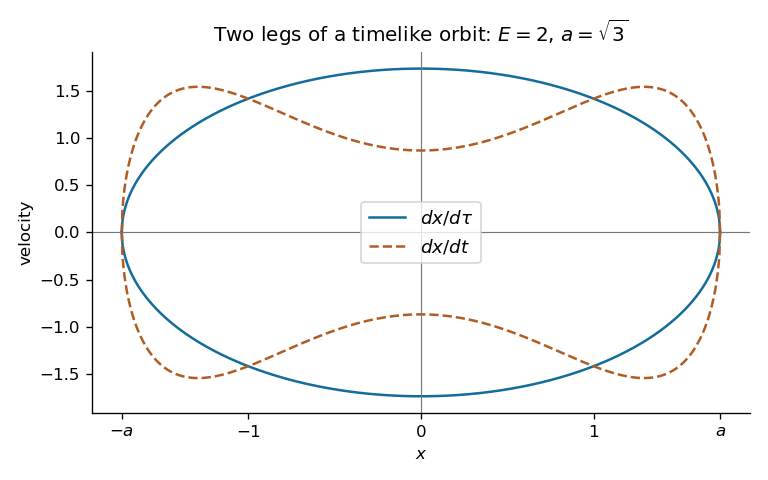

Write Python code to recreate this figure.
"""Original timelike-geodesic velocity sketch, Python 3.14 / NumPy 2.3.5 / Matplotlib 3.10.7.
Writes same-basename opaque PNG to caller CWD, honoring MPLCONFIGDIR.
"""
import os
os.environ.setdefault('MPLCONFIGDIR','/tmp/codex-wiki-matplotlib')
import numpy as np
import matplotlib
matplotlib.use('Agg')
import matplotlib.pyplot as plt
E=2.;a=np.sqrt(E*E-1);x=np.linspace(-a,a,900)
vtau=np.sqrt(np.maximum(0,a*a-x*x));vt=(1+x*x)*vtau/E
fig,ax=plt.subplots(figsize=(6.4,4.0),dpi=120,facecolor='white')
for sign in [1,-1]:
 ax.plot(x,sign*vtau,color='#136c9b',label=r'$dx/d\tau$' if sign==1 else None)
 ax.plot(x,sign*vt,color='#b15c22',ls='--',label=r'$dx/dt$' if sign==1 else None)
ax.axhline(0,color='#777777',linewidth=.7);ax.axvline(0,color='#777777',linewidth=.7)
ax.set(xlabel='$x$',ylabel='velocity',title=r'Two legs of a timelike orbit: $E=2$, $a=\sqrt{3}$')
ax.set_xticks([-a,-1,0,1,a],labels=[r'$-a$','$-1$','$0$','$1$','$a$'])
ax.legend(fontsize=11);ax.spines[['top','right']].set_visible(False);fig.tight_layout()
fig.savefig('paper-1-geodesic-speeds.png',facecolor='white',transparent=False);plt.close(fig)
